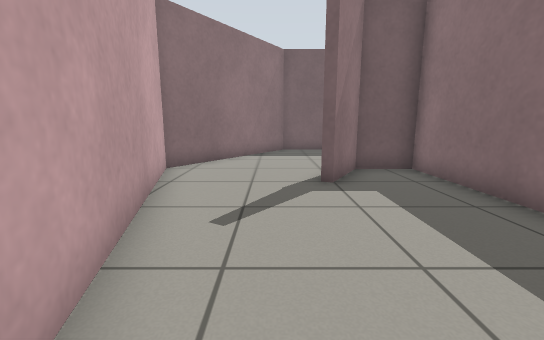
[1] (above)

21 first-person views from a walk through a Gazebo world. The camera is 0.72 m above the floor, tilts 10° down and sees 90° across. The floor is counted in squares, 0.5 m on a side. Each view is taken from the middle of a square. On the plan, view 1 faces up. The plan holds only what a view shows up to about 13 squares ahead; the rest is blank.

[2]
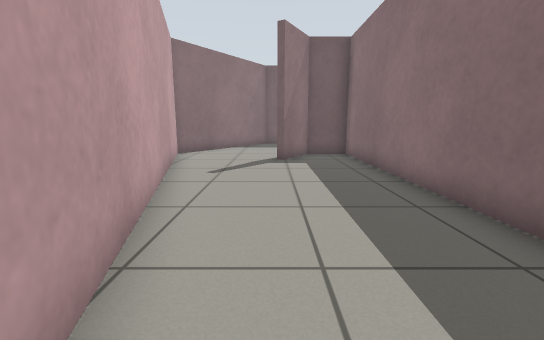

[3]
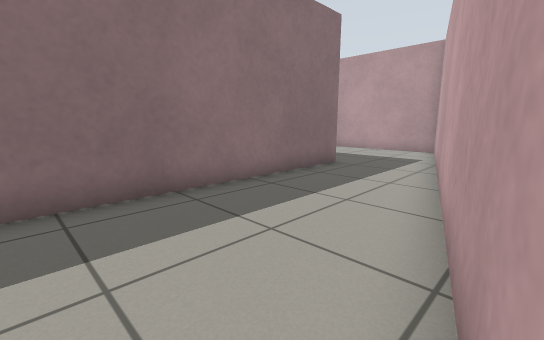

[4]
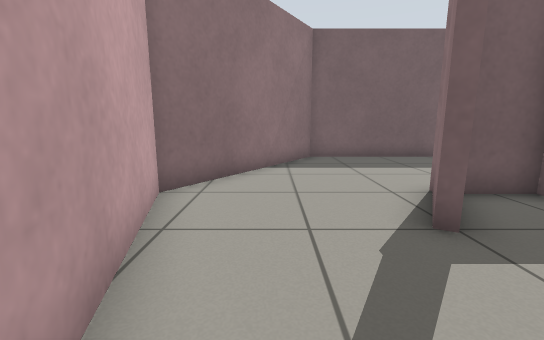

[5]
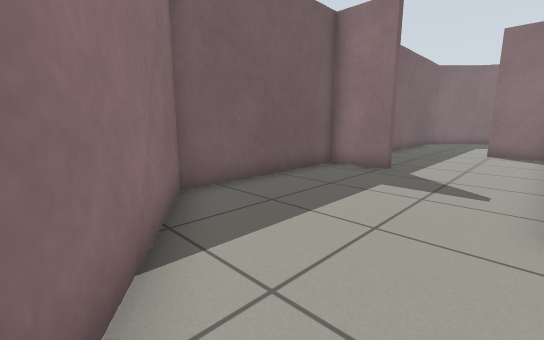

[6]
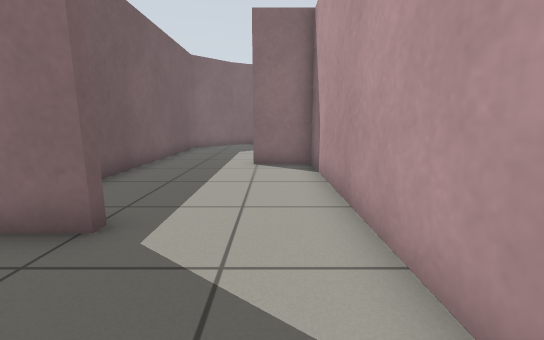

[7]
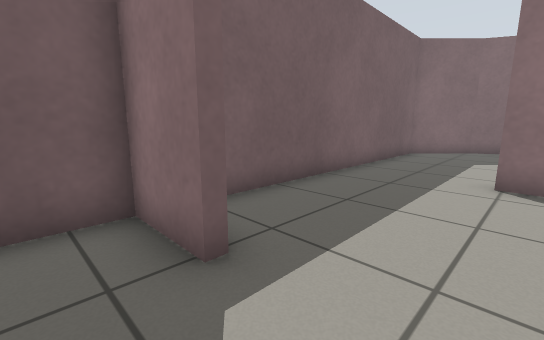

[8]
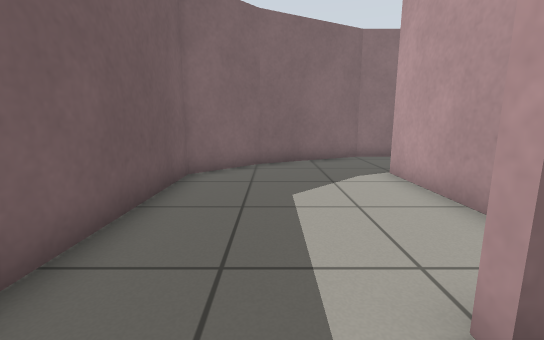

[9]
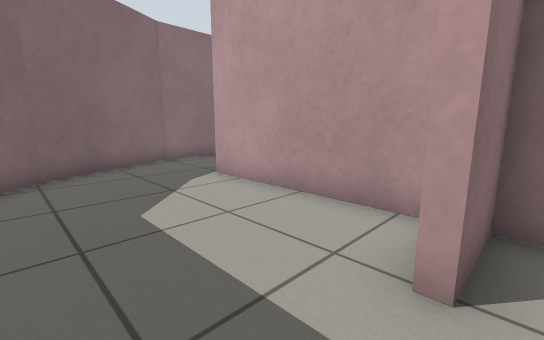

[10]
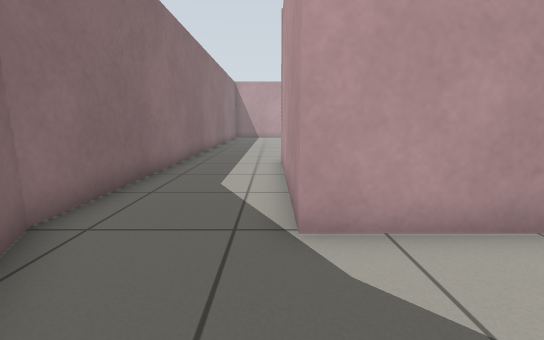

[11]
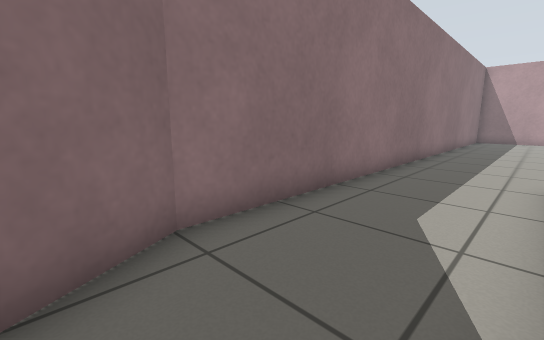

[12]
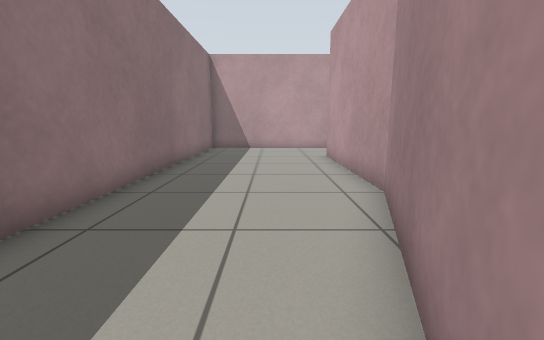

[13]
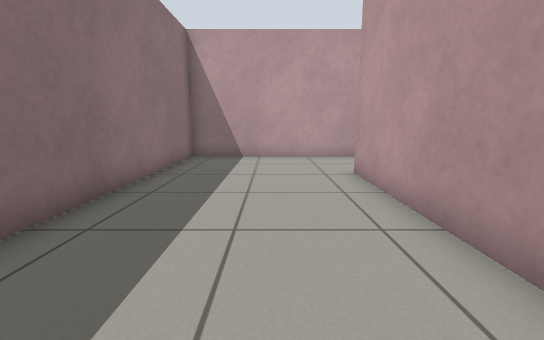

[14]
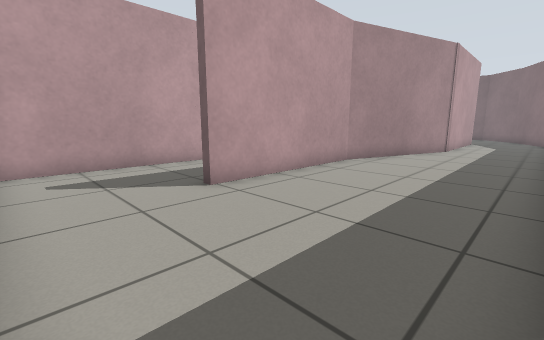

[15]
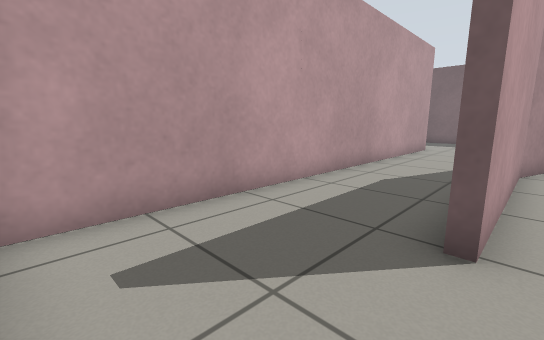

[16]
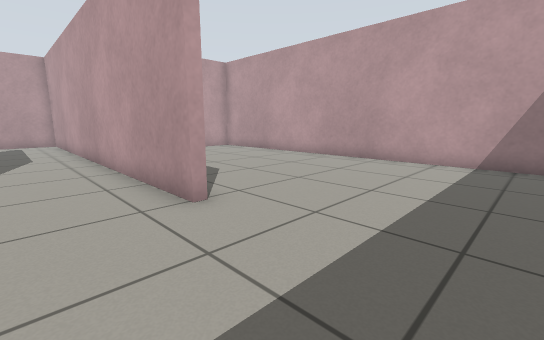

[17]
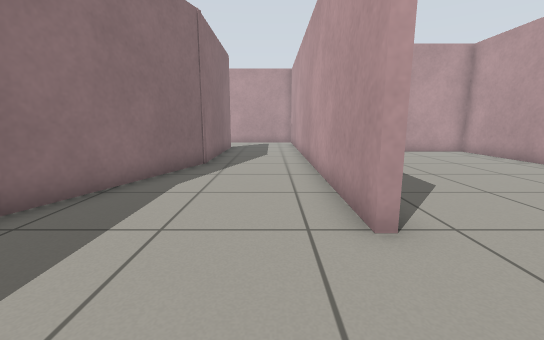

[18]
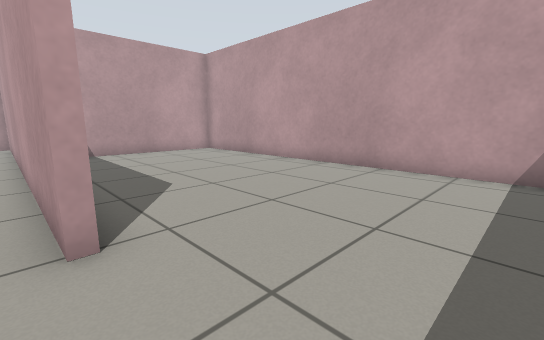

[19]
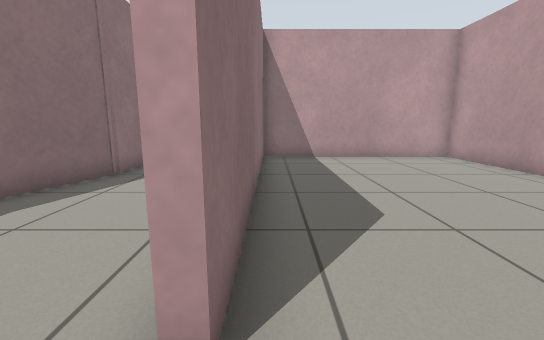

[20]
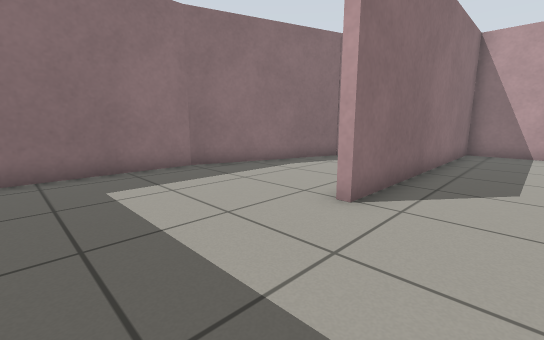

[21]
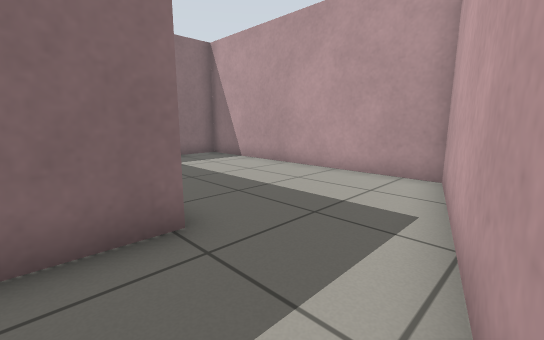

### Floor plan
Points are (right, up) in squares from view 1. A wall is a line through its corners. A room is listed if a view was taken in it or the views show most of it. See-through windows are left out.
Room 1 (views 1, 2, 3, 4, 21)
walls: (1.2, 6.5) (2.4, 8.5); (-3.3, 8.5) (1.9, -10.8); (4.4, -7.8) (4.4, 8.3) (2.6, 8.3) (1.4, 6.3)
ways out: opening at (-0.5, 7.5) to room 2; opening at (3, -9.5) to room 8
Room 2 (views 5, 6, 7)
walls: (4.1, 8.6) (6.5, 8.6); (6.4, 12.3) (6.4, 14.3) (0.6, 14.3) (-3.3, 8.5)
ways out: opening at (-0.5, 7.5) to room 1; opening at (6, 10.5) to room 3
Room 3 (views 8, 9)
walls: (6.8, 12.3) (6.4, 12.3); (12.5, 14.3) (8, 14.3); (6.5, 8.6) (12.4, 8.6) (12.4, 10.6)
ways out: opening at (6, 10.5) to room 2; opening at (12, 12.5) to room 4
Room 4 (views 10, 11)
walls: (12.4, 10.6) (12.8, 10.6); (13.1, 8.6) (18.6, 8.6); (22.3, 8.5) (20.4, 12.4) (18.4, 14.3) (12.5, 14.3)
ways out: opening at (12, 12.5) to room 3; opening at (20, 9) to room 5
Room 5 (views 12, 13, 14, 15)
walls: (16.5, -13.4) (22.3, -13.4) (22.3, 8.5); (18.6, 8.6) (18.6, 2.4) (16.7, -3.5) (16.7, -9.7)
ways out: opening at (20, 9) to room 4; opening at (16, -11.5) to room 6
Room 6 (views 16, 17, 18)
walls: (16.3, -3.7) (18.3, 2.5) (18.3, 7.1); (12.4, 2.6) (12.7, 2.6) (12.7, -13.1); (16.3, -7.5) (16.3, -3.3); (16.7, -9.7) (16.3, -9.7); (15.5, -13.4) (16.5, -13.4)
ways out: opening at (16, -11.5) to room 5; opening at (12, 5) to room 7
Room 7 (views 19, 20)
walls: (4.6, 7.1) (4.6, -7.4) (12.4, -7.4) (12.4, 2.6)
ways out: opening at (12, 5) to room 6
Room 8 (no view inside)
walls: (1.9, -10.8) (2.6, -13.4) (12.4, -13.4) (12.4, -11.6)
ways out: opening at (3, -9.5) to room 1

Where each view was taken, in squares from view 1:
view 1: 0 up, 0 right, facing up
view 2: 4 down, 1 right, facing up
view 3: 1 up, 1 left, facing down-right
view 4: 3 up, 1 left, facing up
view 5: 9 up, 2 left, facing up-right
view 6: 10 up, 3 right, facing right
view 7: 10 up, 5 right, facing up-right
view 8: 12 up, 11 right, facing right
view 9: 13 up, 12 right, facing down-right
view 10: 12 up, 19 right, facing down
view 11: 10 up, 19 right, facing down-right
view 12: 2 up, 19 right, facing down
view 13: 2 down, 19 right, facing down
view 14: 13 down, 22 right, facing up-left
view 15: 13 down, 17 right, facing up-left
view 16: 7 up, 15 right, facing down-left
view 17: 6 up, 14 right, facing down
view 18: 6 up, 13 right, facing down-left
view 19: 4 up, 12 right, facing down
view 20: 7 up, 10 right, facing down-right
view 21: 6 down, 1 right, facing down-right
